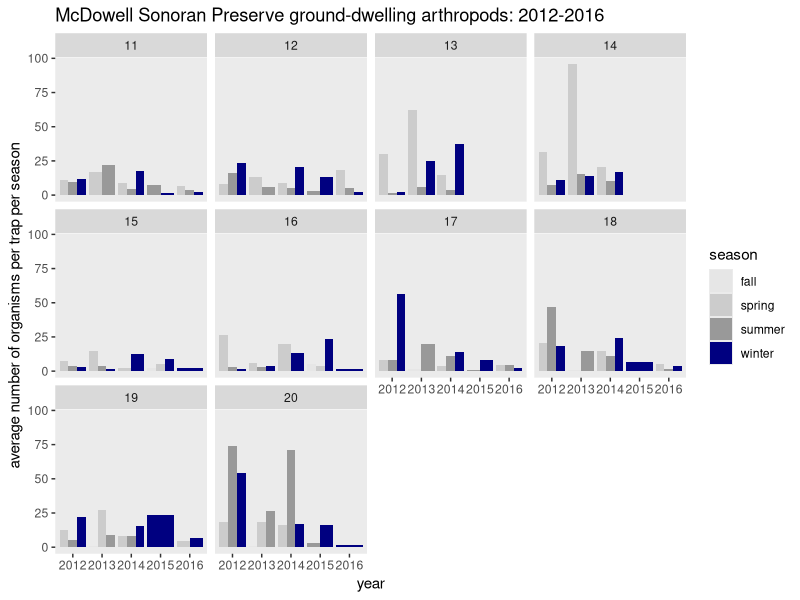

The R script that drew this image:
## ---- chunk 1
library(tidyverse)
## ---- chunk 2
# Import the data using the read_csv function that is part of the tidyverse 
# package. In most database systems, lack of data (not zero, but specifically a 
# lack of data) are represented by "NULL". In R, lack of data are represented by
# NA. Add an argument to convert any NULL or blank values to NA upon import. One
# nice thing about the read_csv package is that it does not automatically
# convert strings to factors as is the case for many other import methods.
mcdowellArthropods <- read_csv('mcdowellArthropods.csv', na=c("NULL", ""))
## ---- chunk 3
# inspect the data - what type of entity is this?
class(mcdowellArthropods)
## ---- chunk 4
# inspect the data - what is the structure?
str(mcdowellArthropods)
## ---- chunk 5
# inspect the unique values. In this case, we are using the apply function to 
# "apply" the unique function over the margins of a data frame. the third
# argument of the function ("unique") indicates that we want the unique values
# of the columns. that we want the unique values of the columns is indicated by
# the second argument ("2") of this function; we would have used a 1 if we
# wanted the unique values of each row (but that would not make sense in this
# case).
apply(mcdowellArthropods, 2, unique)
## ---- chunk 6
# Why are some trapcounts so low? We need to take a closer look a those. we will
# use the filter function in dplyr. Here, we are passing the mcdowellArthropods
# data object to the filter function, which is part of the dplyr package. Dplyr
# uses pipes (%>%) to link commands, a particularly nice feature when you are
# performing many actions on an object. 
mcdowellArthropods %>% 
  filter(trapcount < 6) %>%
  print(n = 50)

# The base R version of performing the above (code below) is not onerous but
# addressing the next chunk (orgs_by_season) would be far more painful without
# pipes and dplyr.
# print(mcdowellArthropods[mcdowellArthropods$trapcount < 6,], n = 50)
## ---- chunk 7

# Since they were pulled from a database, the data are already in a long format,
# which is preferable for analysis relative to a wide format as you might
# encouter in a spreadsheet where samples are rows and taxa are spread across
# columns. We do, however, still need to modify the data for our analyses.

# First, filter the traps with a low trap count noted in the previous step.

# Second, for our analyses, we can ignore the different size classes so all organisms,
# regardless of size, can be summed for each sample. 

# Third, we want to bin the sampling dates by season and extract the year for plotting.

# Finally, we need to standardize the sampling effort to account for an
# inconsistent number of traps across sampling events, here we will use the
# average number of organisms per trap per, per season across the years of study.

orgs_by_season <- mcdowellArthropods %>% 
  filter(trapcount > 4) %>%
  rowwise() %>% 
    mutate(allsizes = sum(lt2mm, `_2_5mm`, `_5_10mm`, gt10mm, unsized, na.rm = T)) %>% 
  ungroup() %>%
  mutate(season = ifelse(as.integer(format(sample_date, format = '%m')) %in% c(11,12,1,2), 'winter',
                         ifelse(as.integer(format(sample_date, format = '%m')) %in% c(3,4), 'spring',
                                ifelse(as.integer(format(sample_date, format = '%m')) %in% c(5,6,7,8), 'summer',
                                       ifelse(as.integer(format(sample_date, format = '%m')) %in% c(9,10), 'fall', NA))))) %>% 
  mutate(year = format(sample_date, format = '%Y')) %>% 
  group_by(site_id, season, year) %>%
    summarise(average = sum(allsizes / trapcount)) %>%
  ungroup()
## ---- chunk 8

# We will use ggplot to plot our data, here plotting each site in its own panel 
ggplot(orgs_by_season, aes(x=year, y=average, fill = factor(season))) + 
  geom_bar(stat = 'identity', position = 'dodge') + 
  facet_wrap(~site_id) +
  labs(x = "year") +
  labs(y = "average number of organisms per trap per season") +
  labs(fill = 'season') +
  ggtitle("McDowell Sonoran Preserve ground-dwelling arthropods: 2012-2016") +
  scale_fill_manual(values = c('#e6e6e6', '#cccccc', '#999999', '#000080')) +
  theme(
    panel.grid.major = element_blank(),
    panel.grid.minor = element_blank()
  )
